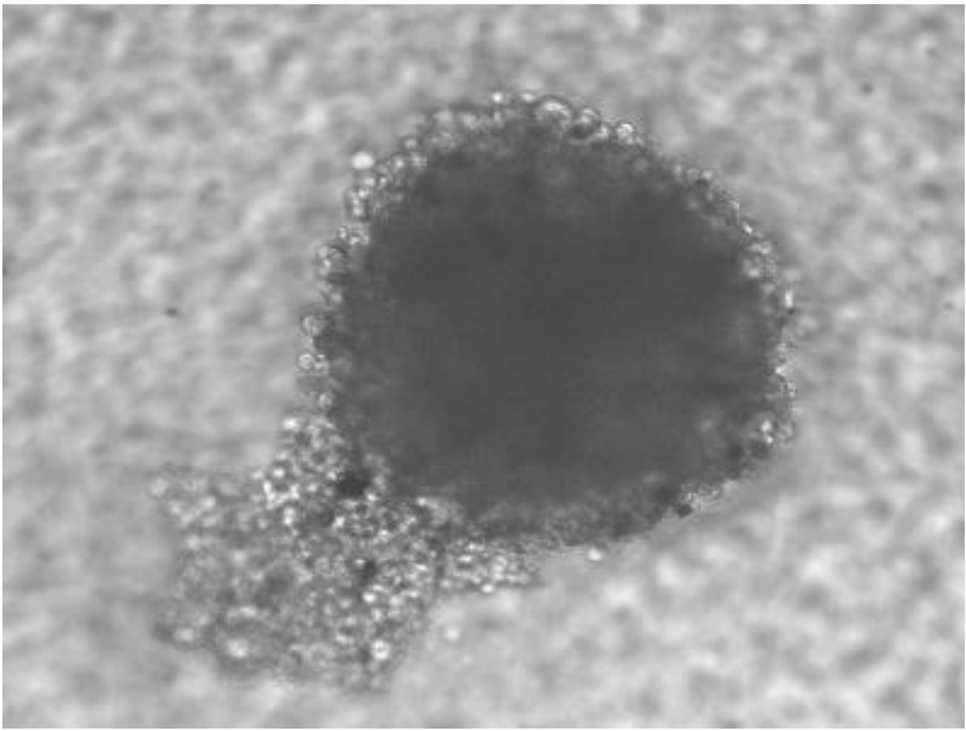
#> input picture fig1.png, 966 x 731 px, shrunk from 1597 x 1208 before the run
$ python InteractiveDisplacementMap.py
#> lines starting #> are read from the running program, lines starting #| are printed output that depends on the picture; after the words box and inside, x2 and y2 are one past the last pixel; in counts of white or black regions, pixels touching at a corner belong together
import json
import subprocess
from pathlib import Path

import cv2
import numpy as np
from scipy.ndimage import binary_fill_holes

BASE_DIR = Path(__file__).resolve().parent
IMAGE_FILE = BASE_DIR / "fig1.png"
OUTPUT_DIR = BASE_DIR / "results"
OUTPUT_FILE = OUTPUT_DIR / "interactive_displacement_map.html"

GRID_CELLS = 120


def detect_cells(image_path):
    img = cv2.imread(str(image_path))
    if img is None:
        print(f"Could not load {image_path}")
        return None, None, None

    gray = cv2.cvtColor(img, cv2.COLOR_BGR2GRAY)
    img_height, img_width = gray.shape

    _, binary = cv2.threshold(
        gray, 0, 255, cv2.THRESH_BINARY_INV + cv2.THRESH_OTSU
    )
    filled = binary_fill_holes(binary).astype(np.uint8) * 255

    contours, _ = cv2.findContours(
        filled, cv2.RETR_EXTERNAL, cv2.CHAIN_APPROX_SIMPLE
    )
    cell_mask = np.zeros_like(gray)
    for contour in contours:
        if cv2.contourArea(contour) > 100:
            cv2.drawContours(cell_mask, [contour], -1, 255, thickness=cv2.FILLED)

    ys, xs = np.where(cell_mask > 0)
    if len(xs) == 0:
        print("No cells detected.")
        return None, None, None

    print(f"Detected {len(xs)} cell pixels")
    print(f"Image dimensions: {img_width}w x {img_height}h pixels")
    return xs, ys, (img_width, img_height)


def build_displacement(xs, ys, img_dims):
    img_width, img_height = img_dims
    center_x = img_width / 2.0
    center_y = img_height / 2.0

    x_edges = np.linspace(0, img_width, GRID_CELLS + 1)
    y_edges = np.linspace(0, img_height, GRID_CELLS + 1)
    x_centers = ((x_edges[:-1] + x_edges[1:]) / 2).round(2)
    y_centers = ((y_edges[:-1] + y_edges[1:]) / 2).round(2)

    counts, _, _ = np.histogram2d(xs, ys, bins=[x_edges, y_edges])
    grid_x, grid_y = np.meshgrid(x_centers, y_centers)

    displacement = np.sqrt((grid_x - center_x) ** 2 + (grid_y - center_y) ** 2)
    displacement = np.where(counts.T > 0, displacement, 0)

    max_displacement = displacement.max()
    print(
        f"Grid: {GRID_CELLS}x{GRID_CELLS} squares  |  "
        f"Image center: ({center_x:.0f}, {center_y:.0f}) px  |  "
        f"Max displacement: {max_displacement:.1f} px"
    )
    return (
        x_centers.tolist(),
        y_centers.tolist(),
        displacement.round(2).tolist(),
        center_x,
        center_y,
        max_displacement,
    )


def write_html(x_values, y_values, z_values, img_dims, center_x, center_y, max_z):
    img_width, img_height = img_dims

    html = f"""<!doctype html>
<html lang="en">
<head>
  <meta charset="utf-8">
  <meta name="viewport" content="width=device-width, initial-scale=1">
  <title>Interactive Displacement Map - fig1.png</title>
  <script src="https://cdn.plot.ly/plotly-2.35.2.min.js"></script>
  <style>
    html, body {{
      margin: 0;
      width: 100%;
      height: 100%;
      font-family: Arial, sans-serif;
      background: #f7f7f7;
    }}
    #plot {{
      width: 100vw;
      height: 100vh;
    }}
  </style>
</head>
<body>
  <div id="plot"></div>
  <script>
    const xValues = {json.dumps(x_values)};
    const yValues = {json.dumps(y_values)};
    const zValues = {json.dumps(z_values)};

    const surface = {{
      type: "surface",
      x: xValues,
      y: yValues,
      z: zValues,
      colorscale: "Jet",
      cmin: 0,
      cmax: {max_z:.2f},
      colorbar: {{
        title: "Displacement (px)",
        thickness: 18,
        len: 0.72
      }},
      contours: {{
        z: {{
          show: true,
          usecolormap: true,
          highlightcolor: "white",
          project: {{ z: true }}
        }}
      }}
    }};

    const centerPoint = {{
      type: "scatter3d",
      mode: "markers+text",
      x: [{center_x:.2f}],
      y: [{center_y:.2f}],
      z: [0],
      text: ["Center"],
      textposition: "top center",
      marker: {{ size: 6, color: "lime" }},
      showlegend: false
    }};

    const layout = {{
      title: {{
        text: "Interactive Cell Displacement from Image Center - fig1.png",
        x: 0.5
      }},
      margin: {{ l: 0, r: 0, t: 52, b: 0 }},
      scene: {{
        xaxis: {{ title: "X (pixels)", range: [0, {img_width}] }},
        yaxis: {{ title: "Y (pixels)", range: [0, {img_height}] }},
        zaxis: {{ title: "Displacement from Center (px)", range: [0, {max_z * 1.05:.2f}] }},
        camera: {{
          eye: {{ x: 1.45, y: -1.75, z: 1.05 }}
        }},
        aspectmode: "manual",
        aspectratio: {{ x: {img_width / img_height:.4f}, y: 1, z: 0.55 }}
      }}
    }};

    const config = {{
      responsive: true,
      displaylogo: false,
      modeBarButtonsToRemove: ["lasso2d", "select2d"]
    }};

    Plotly.newPlot("plot", [surface, centerPoint], layout, config);
  </script>
</body>
</html>
"""

    OUTPUT_DIR.mkdir(exist_ok=True)
    OUTPUT_FILE.write_text(html, encoding="utf-8")
    print(f"Saved interactive displacement map to: {OUTPUT_FILE}")
    return OUTPUT_FILE


def open_output(output_path):
    for app_name in [
        "Google Chrome",
        "Safari",
        "/Applications/Google Chrome.app",
        "/Applications/Safari.app",
    ]:
        result = subprocess.run(
            ["open", "-a", app_name, str(output_path)],
            check=False,
            stderr=subprocess.DEVNULL,
        )
        if result.returncode == 0:
            print(f"Opened in {app_name}.")
            return True

    subprocess.run(["open", "-R", str(output_path)], check=False)
    print("Could not open a browser automatically, so the file was revealed in Finder.")
    return False


def main():
    print(f"Creating interactive displacement map from: {IMAGE_FILE.name}")

    xs, ys, img_dims = detect_cells(IMAGE_FILE)
#> in detect_cells, img is the input picture: shape (731, 966, 3); min 60, max 255, mean 157
#> in detect_cells, `_, binary = cv2.threshold( gray, 0, 255, cv2.THRESH_BINARY_INV + cv2.T..`:
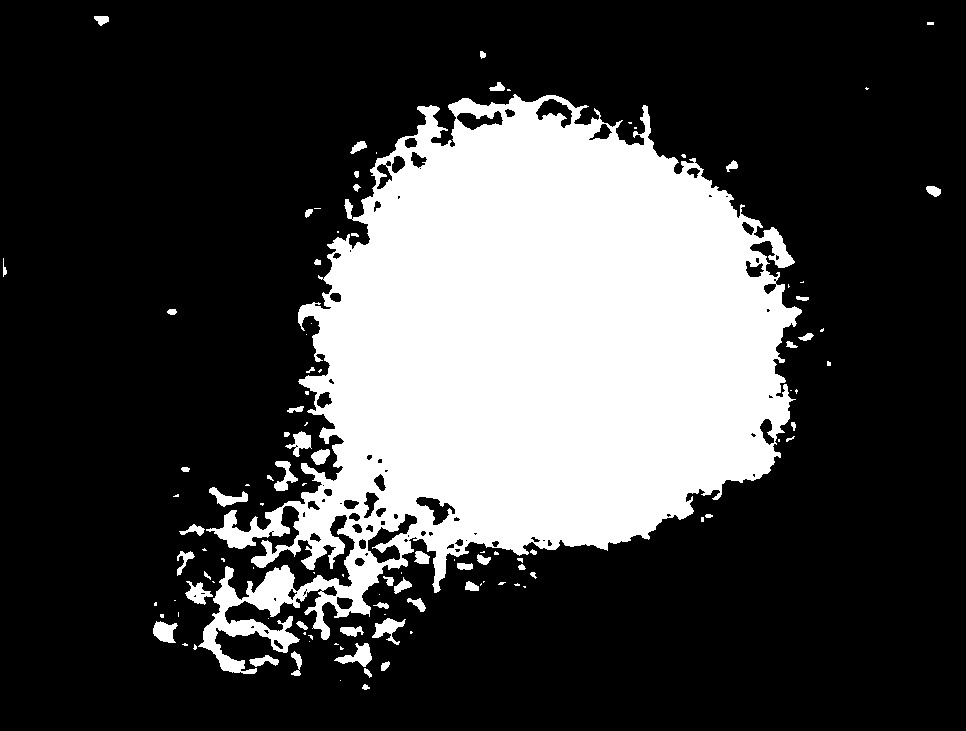
#> binary: shape (731, 966); 26.6% white; 112 white regions (56 under 20 px), largest, box (x1, y1, x2, y2) and area: (198, 94, 802, 674) 181192, (334, 643, 372, 667) 409, (372, 618, 406, 645) 388
#> in detect_cells, `filled = binary_fill_holes(binary).astype(np.uint8) * 255`:
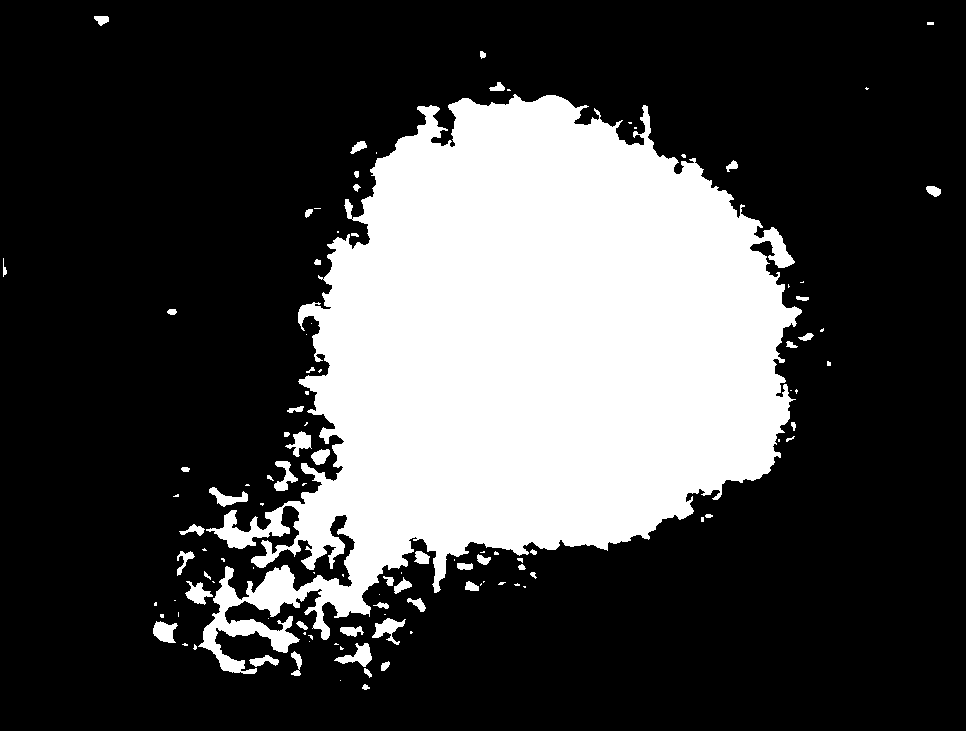
#> filled: shape (731, 966); 27.4% white; 112 white regions (56 under 20 px)
#> in detect_cells, `contours, _ = cv2.findContours( filled, cv2.RETR_EXTERNAL, cv2.CHAIN_A..`: contours = 112 contours, 68 with area under 20; largest, box (x1, y1, x2, y2) and area: (198, 94, 802, 674) 184496, (334, 643, 372, 667) 358, (153, 621, 178, 643) 332, (372, 618, 406, 645) 328, (185, 581, 213, 605) 292
#> the loop in detect_cells, `for contour in contours:` made 112 passes
#> contour on passes 2, 12, 20, 21, 23, 26, 28, 29, 31, 33, 35, 39: [[340, 680]], [[309, 641]], [[268, 618]], [[384, 614], [385, 614]], [[178, 612], [178, 616]], [[174, 600], [175, 600]], [[379, 594]], [[523, 586], [524, 587], [525, 587], [525, 586]], [[481, 583], [480, 584], [480, 585], [481, 584]], [[483, 581], [483, 582], [484, 581]], [[212, 581], [213, 582], [214, 582], [213, 581]], [[342, 574], [342, 575], [343, 576], [343, 574]]
#> after the loop in detect_cells, `for contour in contours:`:
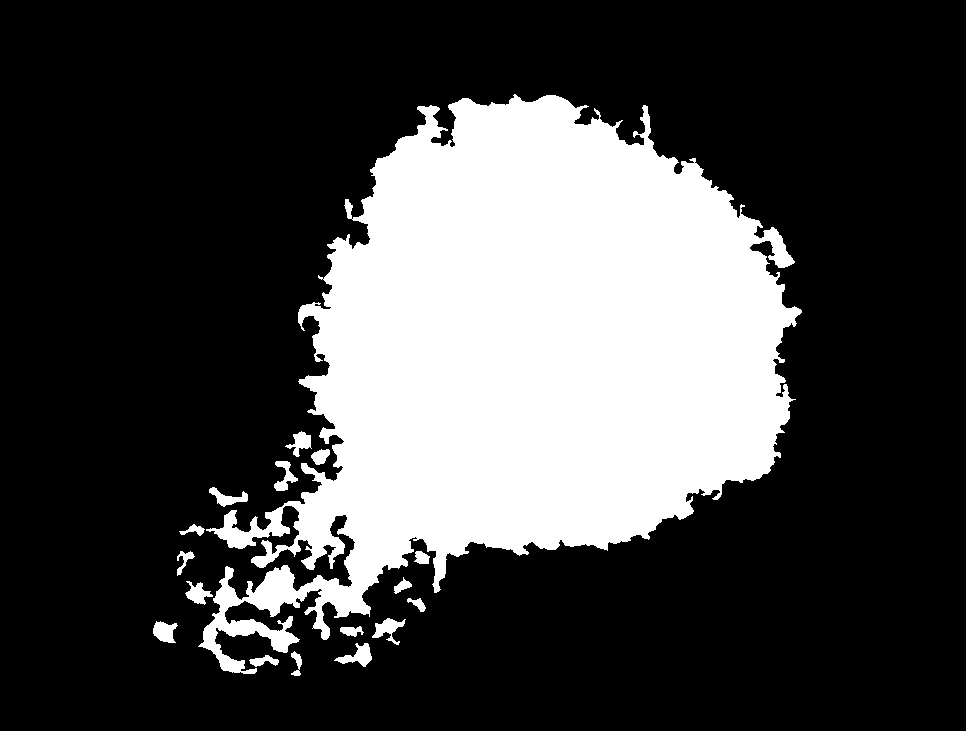
#> cell_mask: shape (731, 966); 27% white; 17 white regions, largest, box (x1, y1, x2, y2) and area: (198, 94, 802, 674) 186917, (334, 643, 372, 667) 409, (372, 618, 406, 645) 388
#| Detected 190831 cell pixels
#| Image dimensions: 966w x 731h pixels
#> img_dims = (966, 731)
    if xs is None:
        print("Could not create interactive displacement map.")
        return

    x_values, y_values, z_values, center_x, center_y, max_z = build_displacement(
        xs, ys, img_dims
    )
#> in build_displacement, `img_width, img_height = img_dims`: img_width = 966; img_height = 731
#> in build_displacement, `center_x = img_width / 2.0`: center_x = 483
#> in build_displacement, `center_y = img_height / 2.0`: center_y = 365.5
#> in build_displacement, `counts, _, _ = np.histogram2d(xs, ys, bins=[x_edges, y_edges])`:
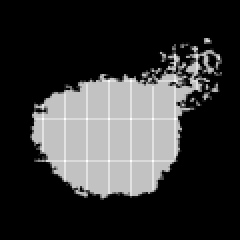
#> counts: shape (120, 120) float64 (shown 2 times larger); min 0, max 63, mean 13.3; drawn with min black and max white
#> in build_displacement, `displacement = np.sqrt((grid_x - center_x) ** 2 + (grid_y - center_y) ..`:
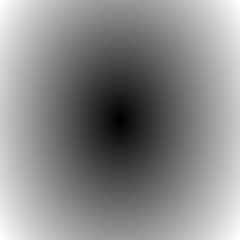
#> displacement: shape (120, 120) float64 (shown 2 times larger); min 5.05, max 600.7, mean 326.5; drawn with min black and max white
#> in build_displacement, `displacement = np.where(counts.T > 0, displacement, 0)`:
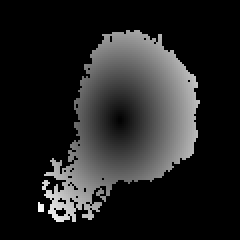
#> displacement: shape (120, 120) float64 (shown 2 times larger); min 0, max 427.9, mean 57; drawn with min black and max white
#> in build_displacement, `max_displacement = displacement.max()`: max_displacement = 427.9
#| Grid: 120x120 squares  |  Image center: (483, 366) px  |  Max displacement: 427.9 px
#> x_values = 120 values from 4.03 to 962; y_values = 120 values from 3.05 to 728; z_values = 120 items; center_x = 483; center_y = 365.5; max_z = 427.9
    output_path = write_html(
        x_values, y_values, z_values, img_dims, center_x, center_y, max_z
    )
#> in write_html, `img_width, img_height = img_dims`: img_width = 966; img_height = 731
    did_open = open_output(output_path)
    if did_open:
        print("Done. The interactive displacement map opened automatically.")
    else:
        print("Done. Open the HTML file above to view the interactive map.")
    print("Drag to rotate, scroll to zoom, and shift-drag to pan.")


if __name__ == "__main__":
    main()
#> (the call stopped at in open_output, `result = subprocess.run( ["open", "-a", app_name, str(output_path)], c..`: subprocess is not available in this run)
